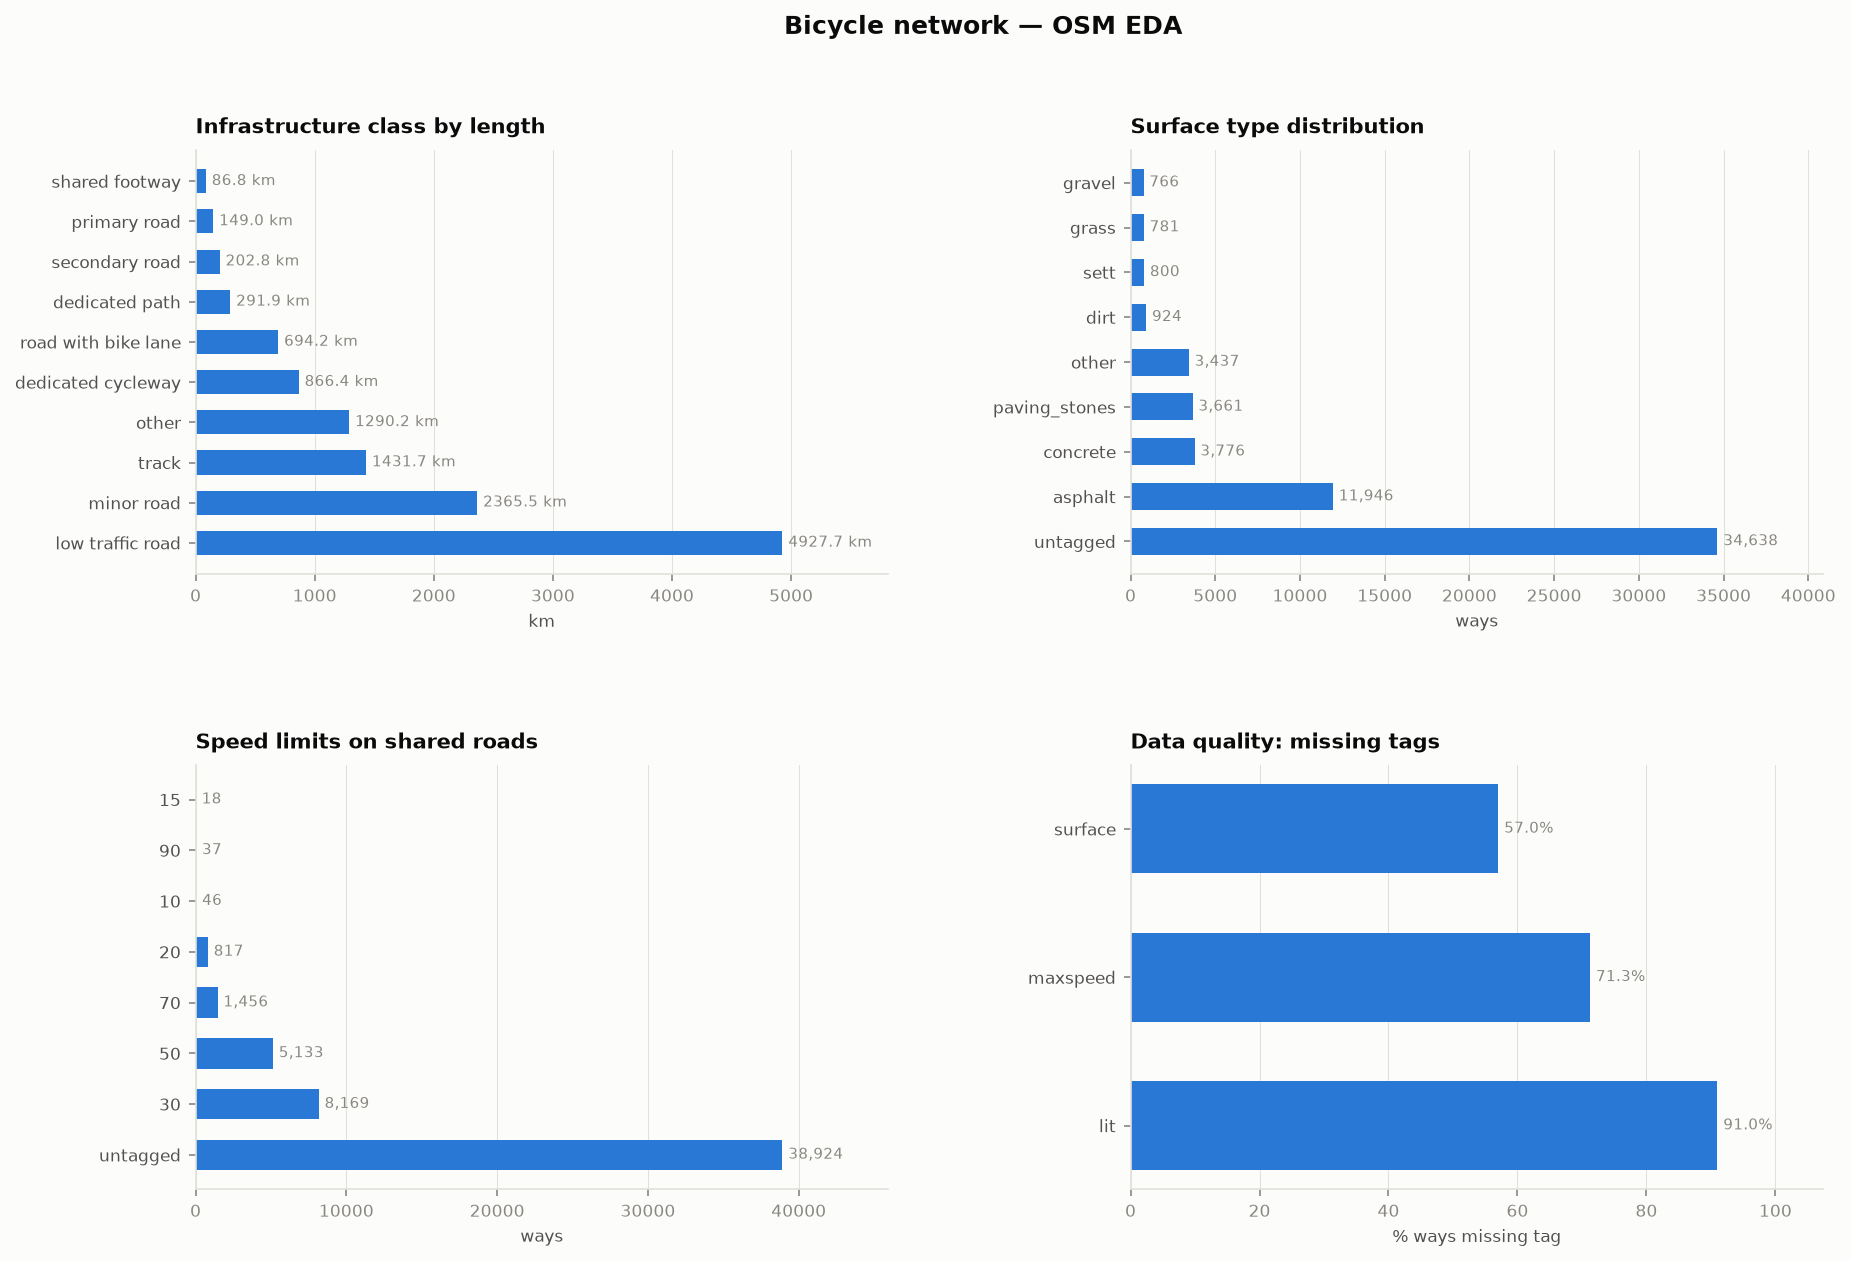

Write the Python code that produced this figure.
#!/usr/bin/env python3
"""
Bicycle network EDA for OSM PBF files.

What this analyses:
  - What highway types cyclists actually use
  - Dedicated infrastructure vs shared road
  - Surface quality distribution
  - Explicit bicycle access tags
  - Speed context on shared roads (risk proxy)
  - Total routable network length

Usage:
  python bike_eda.py osm-data/ghent.osm.pbf
  python bike_eda.py osm-data/osm-data-belgium.osm.pbf
"""

import sys
from collections import Counter

import pyrosm

# Plotting is optional; imported only when --plot is requested
_PLT = None

def _ensure_plt():
    global _PLT
    if _PLT is None:
        import matplotlib
        matplotlib.use("Agg")
        import matplotlib.pyplot as plt
        _PLT = plt
    return _PLT

# ------------------------------------------------------------------
# OSM tag logic for bicycle accessibility
# ------------------------------------------------------------------

# Ways with these highway values are for cyclists by default
BIKE_HIGHWAY_TYPES = {
    "cycleway",        # dedicated cycling infrastructure
    "path",            # mixed-use paths (filtered further below)
    "track",           # unpaved tracks often usable by bike
    "footway",         # often bicycle=yes in Belgium
    "residential",
    "living_street",
    "unclassified",
    "tertiary",
    "tertiary_link",
    "secondary",
    "secondary_link",
    "primary",         # usually legal for bikes unless signed otherwise
    "primary_link",
    "service",
    "pedestrian",      # sometimes bicycle=yes
}

# Explicit "bicycles not allowed" values
BICYCLE_DENIED = {"no", "private", "restricted"}

# Cycleway tag values that mean there's a bike lane/track on a road
CYCLEWAY_HAS_INFRA = {
    "lane", "track", "opposite_lane", "opposite_track",
    "shared_lane", "segregated", "shared",
}


def is_bicycle_accessible(tags: dict) -> bool:
    bicycle = tags.get("bicycle", "")
    access = tags.get("access", "")
    highway = tags.get("highway", "")

    if bicycle in BICYCLE_DENIED:
        return False
    if bicycle in {"yes", "designated", "permissive", "destination"}:
        return True
    if highway in {"motorway", "motorway_link", "trunk", "trunk_link"}:
        return False
    if access in {"no", "private"} and bicycle not in {"yes", "designated", "permissive"}:
        return False

    return highway in BIKE_HIGHWAY_TYPES


def classify_infra(tags: dict) -> str:
    highway = tags.get("highway", "")
    cycleway = (
        tags.get("cycleway", "")
        or tags.get("cycleway:both", "")
        or tags.get("cycleway:right", "")
    )
    bicycle = tags.get("bicycle", "")

    if highway == "cycleway":
        return "dedicated_cycleway"
    if highway == "path" and bicycle in {"designated", "yes"}:
        return "dedicated_path"
    if highway == "track":
        return "track"
    if cycleway in CYCLEWAY_HAS_INFRA:
        return "road_with_bike_lane"
    if highway in {"footway", "pedestrian"} and bicycle in {"yes", "designated", "permissive"}:
        return "shared_footway"
    if highway in {"residential", "living_street", "service"}:
        return "low_traffic_road"
    if highway in {"unclassified", "tertiary", "tertiary_link"}:
        return "minor_road"
    if highway in {"secondary", "secondary_link"}:
        return "secondary_road"
    if highway in {"primary", "primary_link"}:
        return "primary_road"
    return "other"


def coerce_str(val) -> str:
    return "" if val is None else str(val)


def extract_tags(row) -> dict:
    tag_cols = [
        "highway", "bicycle", "access", "surface", "cycleway",
        "cycleway:both", "cycleway:right", "cycleway:left",
        "maxspeed", "segregated", "foot", "oneway", "lit",
    ]
    return {col: coerce_str(getattr(row, col, None)) for col in tag_cols}


def fmt_km(metres: float) -> str:
    return f"{metres / 1000:.1f} km"


def top_n(counter: Counter, n: int = 10) -> list:
    return counter.most_common(n)


def print_section(title: str) -> None:
    print(f"\n{'=' * 60}")
    print(f"  {title}")
    print('=' * 60)


def print_table(rows: list, col1: str = "Value", col2: str = "Count", pct_of: int = None) -> None:
    total = sum(v for _, v in rows) if pct_of is None else pct_of
    print(f"  {col1:<35} {col2:>8}   {'%':>6}")
    print(f"  {'-'*35} {'--------':>8}   {'------':>6}")
    for label, count in rows:
        pct = 100 * count / total if total else 0
        print(f"  {str(label):<35} {count:>8}   {pct:>5.1f}%")


def plot_insights(
    infra_lengths: dict,
    surf_counter: Counter,
    speed_counter: Counter,
    dq: dict,          # {tag_name: (missing_count, total_count)}
    out_path: str = "bike_eda.png",
) -> None:
    plt = _ensure_plt()

    # Reference palette (single-series nominal bars: all same slot-1 blue)
    C_BLUE   = "#2a78d6"
    C_SURF   = "#fcfcfb"
    C_INK    = "#0b0b0b"
    C_INK2   = "#52514e"
    C_MUTED  = "#898781"
    C_GRID   = "#e1e0d9"

    fig, axes = plt.subplots(2, 2, figsize=(14, 9), facecolor=C_SURF)
    fig.subplots_adjust(hspace=0.45, wspace=0.35)

    def style_ax(ax, title):
        ax.set_facecolor(C_SURF)
        ax.spines["top"].set_visible(False)
        ax.spines["right"].set_visible(False)
        ax.spines["left"].set_color(C_GRID)
        ax.spines["bottom"].set_color(C_GRID)
        ax.tick_params(colors=C_MUTED, labelsize=8)
        ax.xaxis.label.set_color(C_INK2)
        ax.set_title(title, fontsize=10, fontweight="bold", color=C_INK, pad=8, loc="left")

    def hbar(ax, labels, values, xlabel, title, fmt=None):
        style_ax(ax, title)
        y = range(len(labels))
        bars = ax.barh(list(y), values, color=C_BLUE, height=0.6, zorder=2)
        ax.set_yticks(list(y))
        ax.set_yticklabels(labels, fontsize=8, color=C_INK2)
        ax.invert_yaxis()
        ax.set_xlabel(xlabel, fontsize=8, color=C_INK2)
        ax.xaxis.grid(True, color=C_GRID, linewidth=0.5, zorder=1)
        ax.set_axisbelow(True)
        # Direct value labels
        for bar, val in zip(bars, values):
            label = fmt(val) if fmt else str(val)
            ax.text(
                bar.get_width() + max(values) * 0.01,
                bar.get_y() + bar.get_height() / 2,
                label, va="center", ha="left", fontsize=7, color=C_MUTED,
            )
        ax.margins(x=0.18)

    # --- 1. Infrastructure by km ---
    rows = sorted(infra_lengths.items(), key=lambda x: x[1])
    labels1 = [r[0].replace("_", " ") for r in rows]
    vals1   = [r[1] / 1000 for r in rows]
    hbar(axes[0, 0], labels1, vals1, "km", "Infrastructure class by length",
         fmt=lambda v: f"{v:.1f} km")

    # --- 2. Surface type (top 8, rest → other) ---
    surf_items = surf_counter.most_common()
    keep, rest = surf_items[:8], surf_items[8:]
    if rest:
        keep = keep + [("other", sum(v for _, v in rest))]
    keep = sorted(keep, key=lambda x: x[1])
    labels2 = [k.replace("(not tagged)", "untagged") for k, _ in keep]
    vals2   = [v for _, v in keep]
    hbar(axes[0, 1], labels2, vals2, "ways", "Surface type distribution",
         fmt=lambda v: f"{v:,}")

    # --- 3. Speed on shared roads (top 8) ---
    speed_items = [(k, v) for k, v in speed_counter.most_common(8)
                   if str(k) not in {"", "nan"}]
    speed_items = sorted(speed_items, key=lambda x: x[1])
    labels3 = [str(k).replace("(not tagged)", "untagged") for k, _ in speed_items]
    vals3   = [v for _, v in speed_items]
    hbar(axes[1, 0], labels3, vals3, "ways", "Speed limits on shared roads",
         fmt=lambda v: f"{v:,}")

    # --- 4. Data quality gaps ---
    dq_labels = list(dq.keys())
    dq_pcts   = [100 * missing / total if total else 0
                 for missing, total in dq.values()]
    dq_sorted = sorted(zip(dq_labels, dq_pcts), key=lambda x: x[1])
    labels4, vals4 = zip(*dq_sorted) if dq_sorted else ([], [])
    hbar(axes[1, 1], list(labels4), list(vals4), "% ways missing tag",
         "Data quality: missing tags", fmt=lambda v: f"{v:.1f}%")

    fig.suptitle("Bicycle network — OSM EDA", fontsize=12, fontweight="bold",
                 color=C_INK, y=0.98)

    plt.savefig(out_path, dpi=150, bbox_inches="tight", facecolor=C_SURF)
    plt.close(fig)
    print(f"\n  Plot saved to {out_path}")


def main(pbf_path: str, plot: bool = False) -> None:
    print(f"\nLoading {pbf_path} ...")
    osm = pyrosm.OSM(pbf_path)

    print("Parsing ways ...")
    net = osm.get_network(network_type="all")

    if net is None or len(net) == 0:
        print("No network data found.")
        return

    print(f"Total ways in file: {len(net):,}")

    # Filter to bicycle-accessible ways
    bike_mask = net.apply(lambda row: is_bicycle_accessible(extract_tags(row)), axis=1)
    bike = net[bike_mask].copy()

    print(f"Bicycle-accessible ways: {len(bike):,} ({100*len(bike)/len(net):.1f}% of total)")

    # Compute length (project to metric CRS first)
    bike_proj = bike.to_crs(epsg=3857)
    bike["length_m"] = bike_proj.geometry.length
    total_length_m = bike["length_m"].sum()

    # --- 1. Infrastructure classification ---
    print_section("1. Infrastructure type breakdown")
    bike["infra_class"] = bike.apply(lambda row: classify_infra(extract_tags(row)), axis=1)
    infra_counts = Counter(bike["infra_class"])
    infra_lengths = bike.groupby("infra_class")["length_m"].sum().to_dict()

    print(f"\n  Total bicycle network: {fmt_km(total_length_m)}\n")
    rows = sorted(infra_lengths.items(), key=lambda x: -x[1])
    print(f"  {'Infrastructure type':<35} {'Length':>10}   {'%':>6}   Ways")
    print(f"  {'-'*35} {'----------':>10}   {'------':>6}   ----")
    for label, length in rows:
        pct = 100 * length / total_length_m
        count = infra_counts[label]
        print(f"  {label:<35} {fmt_km(length):>10}   {pct:>5.1f}%   {count:,}")

    # --- 2. Highway types ---
    print_section("2. Highway tag distribution")
    hw_counter = Counter(bike["highway"].fillna("(none)"))
    print_table(top_n(hw_counter, 15), col1="highway=", pct_of=len(bike))

    # --- 3. Surface quality ---
    print_section("3. Surface type distribution")
    surf_counter = Counter(bike["surface"].fillna("(not tagged)"))
    total_ways = len(bike)
    print_table(top_n(surf_counter, 15), col1="surface=", pct_of=total_ways)
    untagged_surf_pct = 100 * surf_counter.get("(not tagged)", 0) / total_ways
    print(f"\n  Note: {untagged_surf_pct:.1f}% of ways have no surface tag.")

    # --- 4. Explicit bicycle access tags ---
    print_section("4. Explicit bicycle= tag distribution")
    bicy_counter = Counter(bike["bicycle"].fillna("(not tagged)"))
    print_table(top_n(bicy_counter, 10), col1="bicycle=", pct_of=total_ways)

    # --- 5. cycleway= tags ---
    print_section("5. cycleway= tags (bike lane/track on a road)")
    cy_vals = []
    for col in ["cycleway", "cycleway:both", "cycleway:right", "cycleway:left"]:
        if col in bike.columns:
            cy_vals.extend(bike[col].dropna().tolist())
    if cy_vals:
        cy_counter = Counter(str(v) for v in cy_vals if str(v) not in {"", "nan"})
        print_table(top_n(cy_counter, 10), col1="cycleway value", pct_of=len(cy_vals))
    else:
        print("  No cycleway tags found.")

    # --- 6. Speed limits on shared roads ---
    print_section("6. Max speed on shared roads (excluding dedicated infra)")
    shared = bike[~bike["infra_class"].isin({"dedicated_cycleway", "dedicated_path", "shared_footway"})]
    speed_counter = Counter(shared["maxspeed"].fillna("(not tagged)"))
    print_table(top_n(speed_counter, 10), col1="maxspeed=", pct_of=len(shared))

    # --- 7. Data quality ---
    print_section("7. Data quality notes")
    missing_surface = surf_counter.get("(not tagged)", 0)
    print(f"  Ways missing surface tag:  {missing_surface:,} / {total_ways:,} ({100*missing_surface/total_ways:.1f}%)")

    dq = {"surface": (missing_surface, total_ways)}

    if "oneway" in bike.columns:
        oneway_counts = Counter(bike["oneway"].fillna("(none)"))
        oneway_yes = oneway_counts.get("yes", 0) + oneway_counts.get("1", 0) + oneway_counts.get("-1", 0)
        print(f"  One-way ways (routing-relevant): {oneway_yes:,}")

    if "lit" in bike.columns:
        lit_counts = Counter(bike["lit"].fillna("(not tagged)"))
        lit_yes = lit_counts.get("yes", 0)
        print(f"  Lit ways:  {lit_yes:,} / {total_ways:,} ({100*lit_yes/total_ways:.1f}%)")
        unlit_pct = 100 * lit_counts.get("(not tagged)", 0) / total_ways
        print(f"  lit tag missing on {unlit_pct:.1f}% of ways")
        dq["lit"] = (lit_counts.get("(not tagged)", 0), total_ways)

    missing_speed = speed_counter.get("(not tagged)", 0)
    dq["maxspeed"] = (missing_speed, len(shared))

    print(f"\n  Done. {len(bike):,} bicycle-accessible ways, {fmt_km(total_length_m)} total.\n")

    if plot:
        plot_insights(infra_lengths, surf_counter, speed_counter, dq)


if __name__ == "__main__":
    args = sys.argv[1:]
    do_plot = "--plot" in args
    args = [a for a in args if a != "--plot"]
    path = args[0] if args else "osm-data/ghent.osm.pbf"
    main(path, plot=do_plot)
